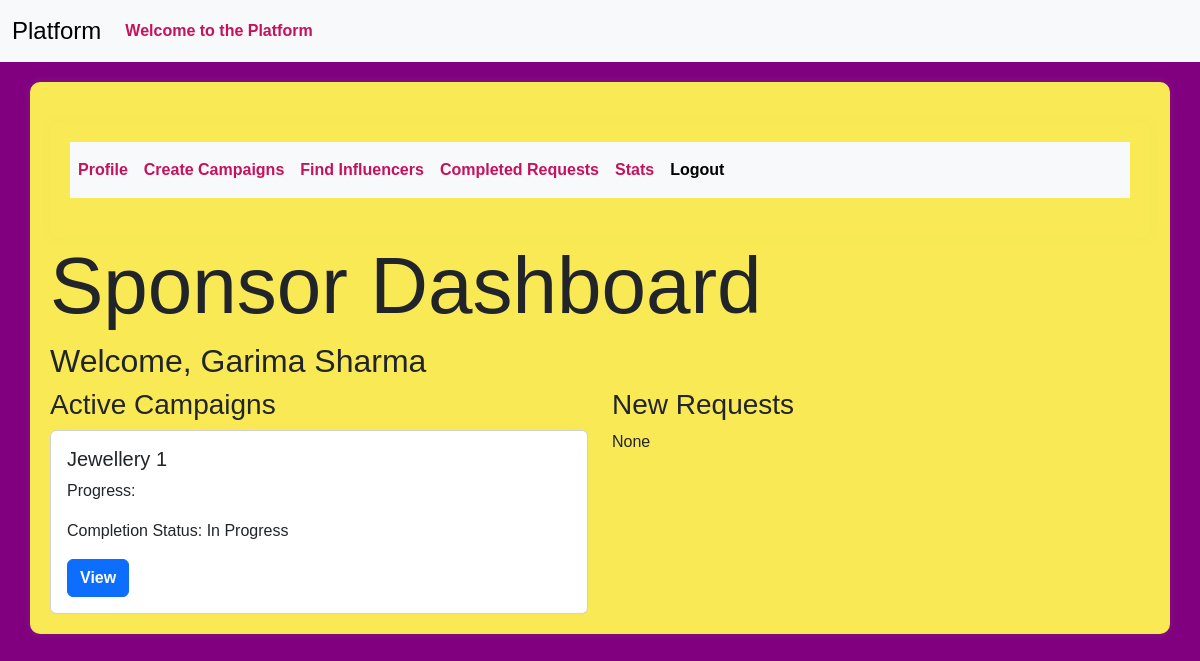
Page /sponsor/dashboard (signed in) on the earlier database version.
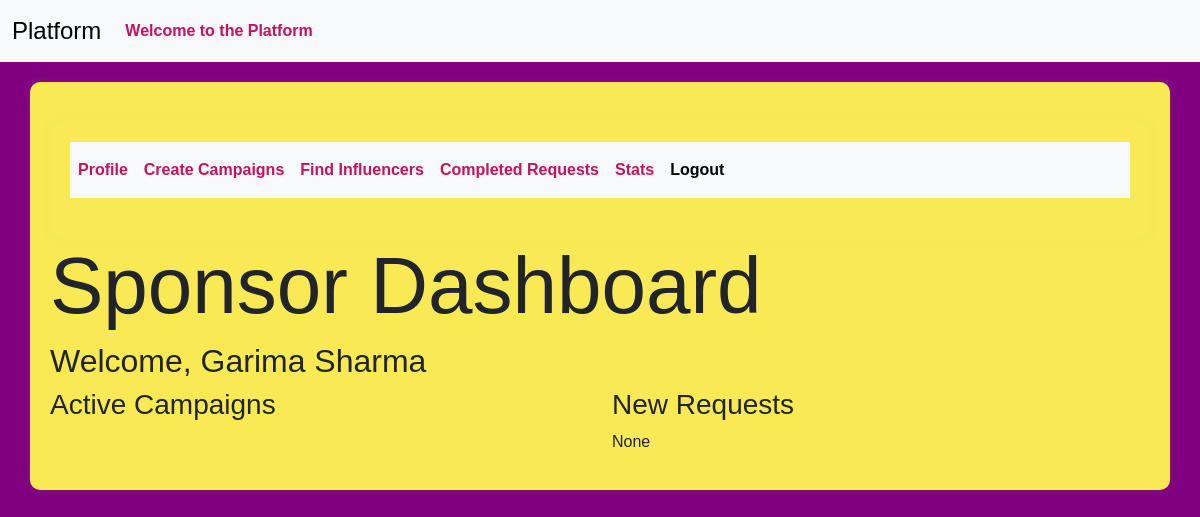
Same page on the later database version.
### models.py (models this page shows)
class Campaign(db.Model):
    __tablename__ = 'campaign'
    id = Column(Integer, primary_key=True)
    name = Column(String(256), unique=False)
    description = Column(Text, nullable=True)
    start_date = Column(Date, nullable=False,default=date.today())
    end_date = Column(Date, nullable=False,default=lambda:date.today()+timedelta(days=30))
    budget = Column(Float, nullable=False,default=0.0)
    visibility = Column(Enum('public', 'private', name='visibility_enum'), nullable=False, default='public')
    sponsor_id = Column(Integer, ForeignKey('sponsor.id'), nullable=False)
    flagged = Column(Boolean, default=False)
    status = Column(String(20), nullable=False,default='In Progress')
    niche = db.Column(db.Enum(NicheEnum), nullable=False)
    completion_status = Column(Boolean, default=False)
    sponsor = relationship('Sponsor', backref='campaigns', overlaps="sponsor_campaigns,sponsor_relation")

### routes.py (the view)
@app.route('/sponsor/dashboard')
@auth_required
def sponsor_dashboard():
    user_id=session.get('user_id')
    if not user_id:
        flash('Kindly login first')
        return redirect(url_for('login'))
    sponsor=Sponsor.query.get(user_id)
    if not sponsor:
        flash('Not Found!','danger')
        return redirect(url_for('login'))
    active_campaigns=Campaign.query.filter_by(sponsor_id=sponsor.id).all()
    new_requests=AdRequest.query.join(Campaign).filter(Campaign.sponsor_id==sponsor.id,AdRequest.status=='Pending').all()
    return render_template('sponsor_dashboard.html',user=sponsor,active_campaigns=active_campaigns,new_requests=new_requests)

### app.py (called while the page is built)
@login_manager.user_loader
def load_user(user_id):
    return User.query.get(int(user_id))

### routes.py (called while the page is built)
def auth_required(func):
    @wraps(func)
    def inner(*args,**kwargs):
        if 'user_id' in session:
            return func(*args,**kwargs)
        else:
           flash('Kindly login first.')
           return redirect(url_for('login'))
    return inner

### templates/sponsor_dashboard.html (shortened to what this page needs)
{% extends 'layout.html' %}
{% block content %}
<div class="container">
    <nav class="navbar navbar-expand-lg bg-body-tertiary">
          <div class="collapse navbar-collapse" id="navbarSupportedContent">
            <ul class="navbar-nav me-auto mb-2 mb-lg-0">
              <li class="nav-item">
                <a class="nav-link" aria-current="page" href="{{url_for('profile')}}">Profile</a>
              </li>
              <li class="nav-item">
                <a class="nav-link" href="{{url_for('create_campaign')}}">Create Campaigns</a>
              </li>
              <li class="nav-item">
               <a class="nav-link" href="{{url_for('find_influencers')}}">Find Influencers</a>
              </li>
              <li class="nav-item">
                <a class="nav-link" href="{{url_for('completed_requests')}}">Completed Requests</a>
              </li>
              <li class="nav-item">
                <a class="nav-link" href="{{url_for('stats.sponsor_stats')}}">Stats</a>
               </li>
              <li class="nav-item">
                <a class="nav-link active" href="{{url_for('logout')}}">Logout</a>
              </li>
            </ul>
          </div>
        </div>
    <h1 class="display-1"> Sponsor Dashboard</h1>
    <h2> Welcome, {{user.name}}</h2>
    <div class="row">
        <div class="col">
            <h3> Active Campaigns</h3>
            {% for campaign in active_campaigns %}
              {% if campaign.status != 'Completed' %}
              <div class="card">
                 <div class="card-body">
                    <h5 class="card-title">{{ campaign.name}}</h5>
                    <p class="card-text"> Progress:{{campaign.progress}}</p>
                    <p> Completion Status: {{ 'Completed' if campaign.completion_status else 'In Progress' }}</p>
                    <a href="{{url_for('view_campaign', campaign_id=campaign.id)}}" class="btn btn-primary">View</a>
                 </div>
              </div>
              {% endif %}
            {% endfor %}
        </div>
    <div class="col">
        <h3>New Requests</h3>
        {% if new_requests %}
          <ul>
            {% for request in new_requests %}
              <li>
                <p>{{request.requirements}}</p>
                <p>Payment: {{request.payment_amount}}</p>
                <p>Status: {{request.status}}</p>
                <a href="{{url_for('view_ad_request',request_id=request.id)}}">View</a>
              </li>
            {% endfor %}
          </ul>
        {% else %}
          <p>None</p>
        {% endif %}
    </div>
{% endblock %}

Differences in the rows shown:
no longer on this page (row edited): Campaign: name "Jewellery 1", completion_status "In Progress"
